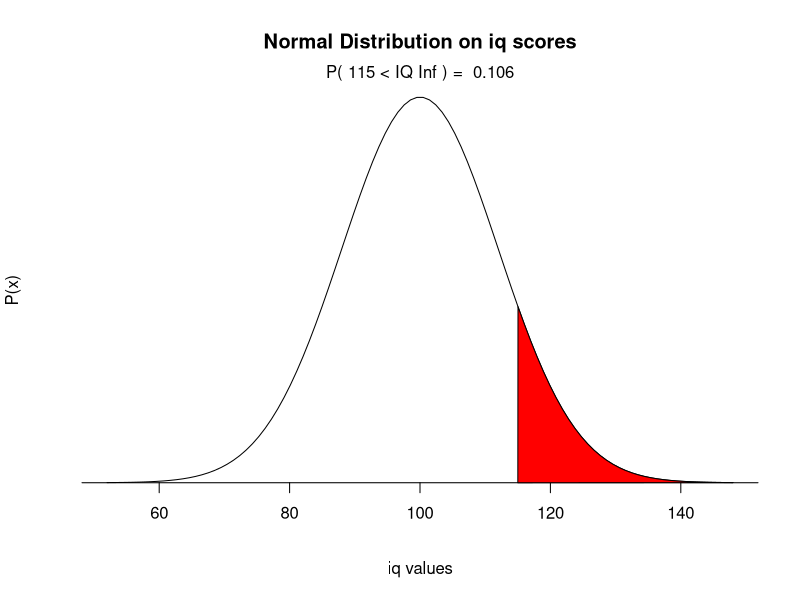

Recreate this plot in R.
# Graphing Probability Density Functions

# Example - Plotting the normal distributions of the children's iq scores - mean of 100 and standard deviation of 15
# What percentage of children have an iq score greater than score of 115?

# Define parameters of our distribution
mean = 100
standev = 12

# define lower and upper bounds of region of interests
lower = 115
upper = Inf

# generate of sequence of numberes and make normal distribution
x <- seq(-4, 4, length = 100) * standev + mean
prob <- dnorm(x, mean, standev)

# make plot and add probability distributions and axis labels
plot(x, prob, type = 'n', xlab = 'iq values', ylab = 'P(x)', main = 'Normal Distribution on iq scores', axes = FALSE)
# axes = false will get rid of the entire axis
lines(x, prob)
axis(1, at=seq(40, 160, 20), pos = 0)

# generate a polygon of region of interest
i <- x >= lower & x<= upper
polygon(c(lower, x[i], upper), c(0, prob[i],0), col = 'red')

# Calculate area under curve for region of interest and print results
area <- 1 - pnorm(lower, mean, standev)
result <- paste("P(",lower,"< IQ", upper, ") = ", signif(area, digits = 3))
mtext(result,3)